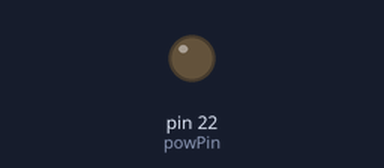
A sketch run on a simulated Arduino Mega 2560, built with avr-gcc and run on an emulated ATmega2560. On the bench: output pins drawn as LEDs (lit = HIGH). The modem accepts every AT command (registered, SIM ready, sends succeed) and sends nothing else; what the sketch prints to the serial monitor is not drawn.

Above: at 0.1 s.
Timing chart, 0 to 2.2 s (numbered marks = the images above):
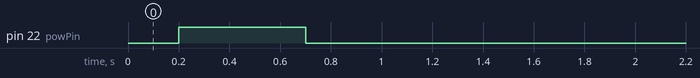

The sketch:

SMSTEST_Mega_NEW.ino
```cpp
//#include <SoftwareSerial.h>

#define debugMode

#define rxPin 7
#define txPin 8
#define powPin 22

#define bufMax 256

unsigned char buffer[bufMax];
int count = 0;

String smsNumber, smsMessage;

//SoftwareSerial Serial2 (rxPin, txPin);

unsigned long smsDelayStart = millis();

boolean newData = false;

void setup() {
  // Define necessary pin modes
  //pinMode(rxPin, INPUT);
  //pinMode(txPin, OUTPUT);
  pinMode(powPin, OUTPUT);

  Serial.begin(38400);

  Serial2.begin(19200);
  delay(100);
  powerUp();
  const int smsStartupDelay = 6000;
  smsDelayStart = millis();
  boolean firstLoop = true;
  for ( ; (millis() - smsDelayStart) < smsStartupDelay; ) {
    String startupBuffer = "";
    if (Serial2.available()) {
      while (Serial2.available()) {
        char c = Serial2.read();
        startupBuffer += c;
        delay(10);
      }
#ifdef debugMode
      if (firstLoop == true) {
        Serial.println(F("SMS Buffer Flush:"));
        firstLoop = false;
      }
      Serial.println(startupBuffer);
#endif
      smsDelayStart = millis();
    }
    delay(10);
  }
  configureSMS();
  Serial.println(F("SMS ready."));
}

void loop() {
  const int smsCheckDelay = 10000;
  smsDelayStart = millis();
  while ((millis() - smsDelayStart) < smsCheckDelay) {
    if (Serial.available()) {
      char c = Serial.read();
      if (c == '1') checkSMS();
    }
    delay(10);
  }
  checkSMS();
  if (newData == true) {
#ifdef debugMode
    Serial.print(F("smsNumber:  "));
    Serial.println(smsNumber);
    Serial.print(F("smsMessage: "));
    Serial.println(smsMessage);
#endif
    newData = false;
  }
}

void checkSMS() {
  /*String smsIndex;
  if (Serial2.available()) {
    String smsRecString = "";
    smsNumber = "";
    smsMessage = "";
    while (Serial2.available()) {
      char c = Serial2.read();
      if (c == ',') {
        smsIndex = "";
        for (int x = 0; Serial2.available(); x++) {
          char c = Serial2.read();
          if (c == '\r' || c == '\n') break;
          smsIndex += c;
          delay(10);
        }
      }
      delay(10);
    }
    Serial2.print(F("AT+CMGR="));
    Serial2.println(smsIndex);
    delay(1000);
    if (Serial2.available()) {
      int quoteCount = 0;
      while (Serial2.available()) {
        char c = Serial2.read();
        if (c == '"') quoteCount++;
        if (quoteCount == 3) {
          for (int x = 0; x < 13; x++) {
            c = Serial2.read();
            if (c == '"') {
              quoteCount++;
              break;
            }
            smsNumber += c;
            delay(10);
          }
          Serial.println(smsNumber);
        }
        if (quoteCount == 8) {
          for (int x = 0; x < 2; x++) {
            c = Serial.read();
            delay(10);
          }
          while (Serial2.available()) {
            c = Serial2.read();
            if (c == '\n') Serial.println(F("NL"));
            else if (c == '\r') Serial.println(F("CR"));
            else Serial.write(c);
            smsMessage += c;
            delay(100);
          }
          Serial.print(F("smsMessage: "));
          Serial.println(smsMessage);
        }
        delay(10);
      }
    }
  }*/
}

void parseSMS(String smsRaw, int smsLength) {
  // Numbers permitted for SMS menu use
  String smsTargetNum0 = "+12145635266";  // HA
  String smsTargetNum1 = "+12146738002";  // PK
  String smsTargetNum2 = "+12143155885";  // GK
  String smsTargetNum3 = "+12147070200";  // TK
  String smsTargetNum4 = "+12146738003";  // MK
  String smsTargetNum5 = "+18327790024";  // Google Voice (HA)

  smsNumber = "";
  smsMessage = "";
  for (int x = (smsRaw.indexOf('+', 2)); ; x++) {
    char c = smsRaw.charAt(x);
    if (c == '\"') break;
    smsNumber += c;
  }
  for (int x = (smsRaw.lastIndexOf('\r') + 1); x < (smsLength + 1); x++) {
    char c = smsRaw.charAt(x);
    smsMessage += c;
  }
  if (smsNumber == smsTargetNum0 ||
      smsNumber == smsTargetNum1 ||
      smsNumber == smsTargetNum2 ||
      smsNumber == smsTargetNum3 ||
      smsNumber == smsTargetNum4 ||
      smsNumber == smsTargetNum5) smsMenu();
  else {
#ifdef debugMode
    Serial.println(F("SMS number not recognized."));
#endif
  }
}

void smsMenu() {
  int smsCommandPos = smsMessage.indexOf('@') + 1;
  if (smsCommandPos == -1) {
#ifdef debugMode
    Serial.println(F("Invalid command."));
#endif
  }
  else {
    int smsCommand = int(smsMessage.charAt(smsCommandPos)) - 48;
    switch (smsCommand) {
      case 0:
        Serial.println(F("0"));
        break;
      case 1:
        Serial.println(F("1"));
        break;
      case 2:
        Serial.println(F("2"));
        break;
      default:
        break;
    }
  }
}

void smsFlush() {
  if (Serial2.available()) {
    while (Serial2.available()) {
      char c = Serial2.read();
      delay(100);
    }
  }
}

//// Configuration functions ////

void powerUp() {
  digitalWrite(powPin, LOW);
  delay(100);
  digitalWrite(powPin, HIGH);
  delay(500);
  digitalWrite(powPin, LOW);
  delay(100);
}

void configureSMS() {
  // Configure GPRS output for proper parsing
  Serial2.println(F("ATE0"));
  delay(1000);
  Serial2.println(F("ATQ1"));
  delay(1000);
  Serial2.println(F("ATV0"));
  delay(1000);
  Serial2.println(F("AT+CMGF=1"));
  delay(1000);
  Serial2.flush();
  smsFlush();
}

void clearBufferArray() {  // Function to clear buffer array
  for (int i = 0; i < count; i++) {
    buffer[i] = NULL;  // Clear all index of array with command NULL
  }
}
```
